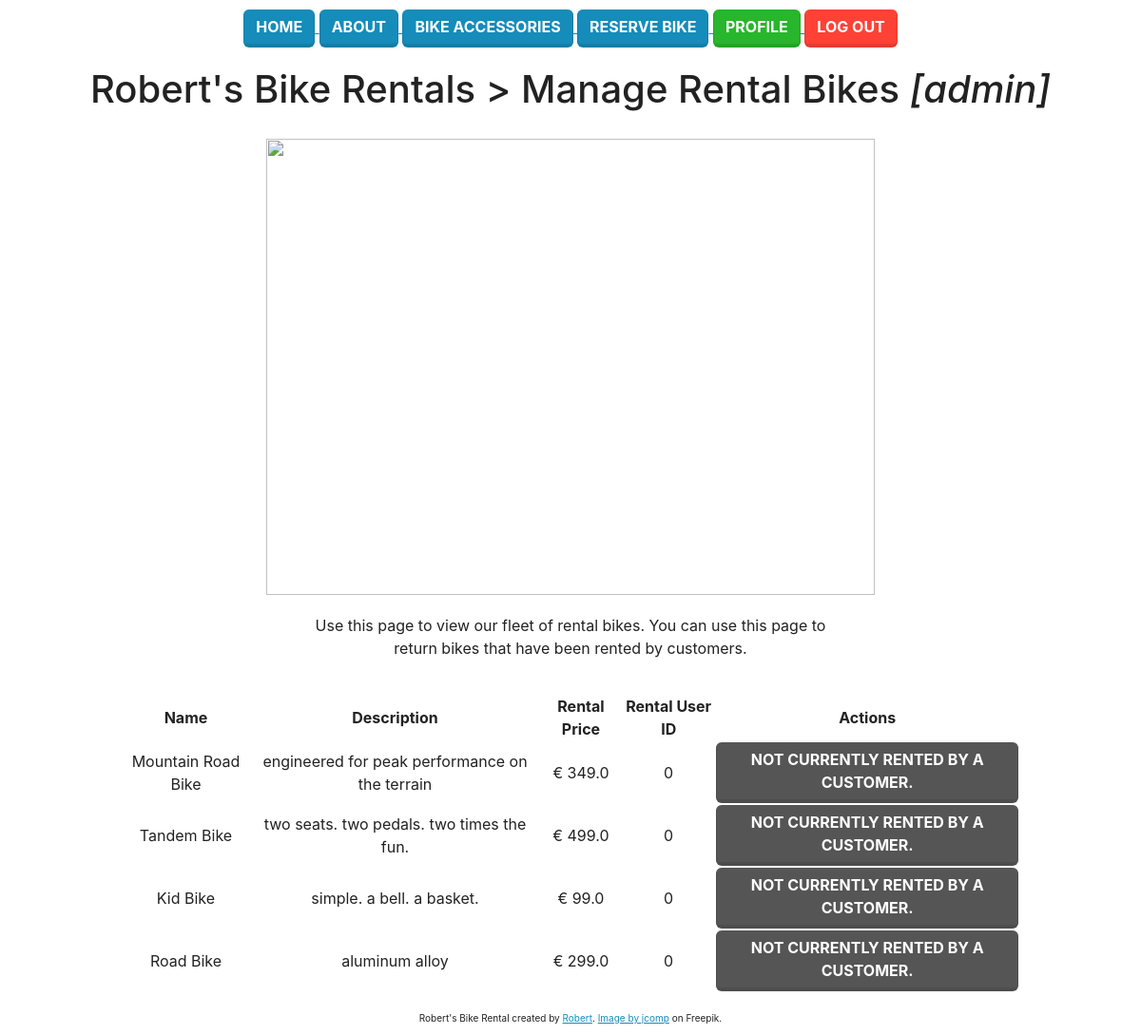
/bike/ (signed in), run on the app's committed database.
### bike/models.py (models this page shows, shortened)
class Bike(models.Model):
    name = models.CharField("name", max_length=240)
    description = models.CharField("description", max_length=240)
    rental_price = models.FloatField("rental_price", default=999.99)
    rented_user_id =  models.IntegerField("rented_user_id")
    rental_period = models.IntegerField("rental_period", default=1)  # Default 1 day

### bike/views.py (the view)
# urls.py: path('', views.custom, name="custom"),
@login_required
def custom(request):
    print("custom custom custom")
    latest_question_list = Bike.objects.all()
    context = {
        "latest_question_list": latest_question_list,
    }
    if request.user.is_superuser:
        template = loader.get_template("manage.html")
    else:
        template = loader.get_template("reserve.html")
    return HttpResponse(template.render(context, request))

### templates/manage.html (shortened to what this page needs)
{% load static %}
<!DOCTYPE html>
<html lang="en">
<head>
    <link rel="stylesheet" href="{% static 'css/custom.css' %}">
</head>
<body>
    {% include 'navbar.html' %}
    <h1>
        Robert's Bike Rentals > Manage Rental Bikes <i>[admin]</i>
    </h1>
    <div>
        <img src="{% static 'img/close-up-bicycle-gears.jpg' %}" height=480 width=640>
    </div>
    <p>
        Use this page to view our fleet of rental bikes. You can use this page to return bikes that have been rented by
        customers.
    </p>
    <div>
        <table class="center">
            <thead>
                <tr>
                    <th>Name</th>
                    <th>Description</th>
                    <th>Rental Price</th>
                    <th>Rental User ID</th>
                    <th>Actions</th>
                </tr>
            </thead>
            <tbody>
                {% if latest_question_list %}
                {% for question in latest_question_list %}
                <tr>
                    <td class=""> {{ question.name }} </td>
                    <td class=""> {{ question.description }} </td>
                    <td class=""> &euro; {{ question.rental_price }} </td>
                    <td class=""> {{ question.rented_user_id }} </td>
                    {% if question.rented_user_id != 0 %}
                    <td class="">
                        <a href="/bike/return/{{question.id}}/{{user.pk}}">
                            <button type="button" class="btn btn-primary">
                                Return bike: {{ question.name }}
                            </button>
                        </a>
                    </td>
                    {% else %}
                    <td class="">
                        <button type="button" class="btn btn-dark">
                            Not currently rented by a customer.
                        </button>
                    </td>
                    {% endif %}
                </tr>
                {% endfor %}
                {% else %}
                <h2>No bikes are available.</h2>
                {% endif %}
            </tbody>
        </table>
    </div>
    <div class="footer">
        Robert's Bike Rental created by <a href="https://github.com/gomsur">Robert</a>. <a
            href="https://www.freepik.com/free-photo/cyclist-sunny-day-bike-adventure-travel-photo_3972810.htm#query=bike&position=0&from_view=search&track=sph">Image
            by jcomp</a> on Freepik.
    </div>
</body>
</html>

### data on the page
Bike: name "Mountain Road Bike", description "engineered for peak performance on the terrain", rental_price "349.0", rented_user_id "0", shows "NOT CURRENTLY RENTED BY A CUSTOMER."
Bike: name "Tandem Bike", description "two seats. two pedals. two times the fun.", rental_price "499.0", rented_user_id "0", shows "NOT CURRENTLY RENTED BY A CUSTOMER."
Bike: name "Kid Bike", description "simple. a bell. a basket.", rental_price "99.0", rented_user_id "0", shows "NOT CURRENTLY RENTED BY A CUSTOMER."
Bike: name "Road Bike", description "aluminum alloy", rental_price "299.0", rented_user_id "0", shows "NOT CURRENTLY RENTED BY A CUSTOMER."
